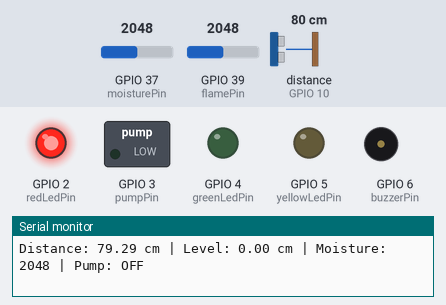
The sketch below on a simulated ESP32. Shown: switched loads named in the sketch (green lamp = pin HIGH), output pins drawn as LEDs (lit = HIGH), buzzer (waves = sounding), the last lines printed to the serial monitor. Wiring (inferred from the names in the program): ultrasonic range finder: trigger GPIO 12; echo GPIO 10. The test bench sets the inputs (shaded band); at power-on: distance to the obstacle (sensor on GPIO 10) 80 cm, GPIO 37 (moisturePin) = 2048, GPIO 39 (flamePin) = 2048. The echo pulse lasts 58.3 µs per cm; pins used as bus, display or sensor lines are not drawn.

Above: at 2.0 s.
2.1 s: distance to the obstacle (sensor on GPIO 10) set to 11 cm
5.6 s: distance to the obstacle (sensor on GPIO 10) set to 8 cm
At 6.8 s:
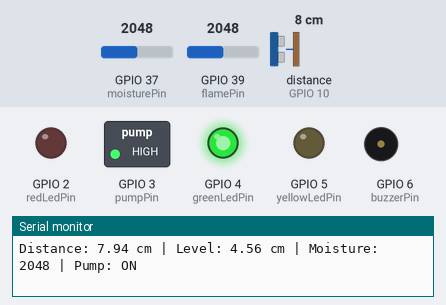
7.5 s: GPIO 37 (moisturePin) set to 425
9.2 s: GPIO 37 (moisturePin) set to 380
At 9.5 s:
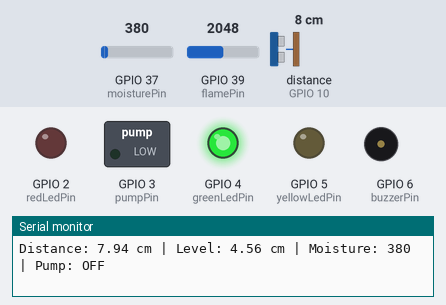
10.9 s: distance to the obstacle (sensor on GPIO 10) set to 6 cm
12.8 s: distance to the obstacle (sensor on GPIO 10) set to 3 cm
At 14.0 s:
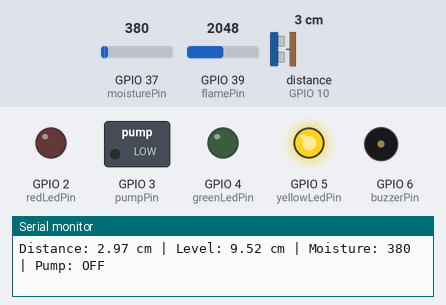
Timing chart, 0 to 17.3 s (numbered marks = the images above; inputs shaded):
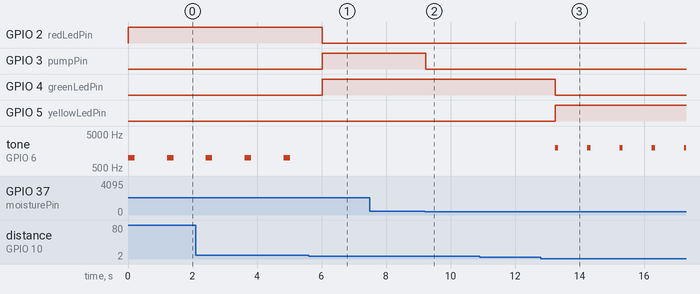

Measured:
- the behaviour switches between 10 and 9 cm on distance to the obstacle (sensor on GPIO 10) (found by bisection; images 0 and 1)
- the behaviour switches between 401 and 400 on GPIO 37 (moisturePin) (found by bisection; images 1 and 2)
- the behaviour switches between 5 and 4 cm on distance to the obstacle (sensor on GPIO 10) (found by bisection; images 2 and 3)
- after the input at 5.6 s, GPIO 2 (redLedPin): HIGH → LOW after 0.43 s; GPIO 3 (pumpPin), GPIO 4 (greenLedPin): LOW → HIGH after 0.43 s; tone on GPIO 6 (buzzerPin): stops changing and stays silent
- after the input at 9.2 s, GPIO 3 (pumpPin): HIGH → LOW at once
- after the input at 12.8 s, GPIO 4 (greenLedPin): HIGH → LOW after 0.44 s; GPIO 5 (yellowLedPin): LOW → HIGH after 0.44 s; tone on GPIO 6 (buzzerPin): alternates 2000 Hz for 0.10 s and silent for 0.90 s, starting after 0.44 s
- by itself, tone on GPIO 6 (buzzerPin): alternates 1000 Hz for 0.20 s and silent for 1.0 s

The sketch:

sketch_may17b.ino
```cpp
// ===== PIN DEFINITIONS =====
#define TRIG 12
#define ECHO 10

const int moisturePin = A1;
const int pumpPin = 3;
const int flamePin = A3;

int seuilFlamme = 300;

// LEDs + buzzer
const int redLedPin = 2;
const int greenLedPin = 4;
const int yellowLedPin = 5;
const int buzzerPin = 6;


// ===== VARIABLES =====
int moistureValue = 0;
int threshold = 400;

float tankHeight = 12.5;
float distance = 0;
float waterLevel = 0;

// ===== ULTRASONIC FUNCTION =====
float getDistance() {
  digitalWrite(TRIG, LOW);
  delayMicroseconds(2);

  digitalWrite(TRIG, HIGH);
  delayMicroseconds(10);
  digitalWrite(TRIG, LOW);

  long duration = pulseIn(ECHO, HIGH);

  return duration * 0.034 / 2;
}

void setup() {
  Serial.begin(9600);

  // Ultrasonic
  pinMode(TRIG, OUTPUT);
  pinMode(ECHO, INPUT);

  // Pump
  pinMode(pumpPin, OUTPUT);
  digitalWrite(pumpPin, LOW);

  // Flame sensor
  pinMode(flamePin, INPUT);

  // LEDs + buzzer
  pinMode(redLedPin, OUTPUT);
  pinMode(greenLedPin, OUTPUT);
  pinMode(yellowLedPin, OUTPUT);
  pinMode(buzzerPin, OUTPUT);
}

void loop() {

  // =========================
  // WATER LEVEL MEASUREMENT
  // =========================
  distance = getDistance();

  if (distance > 2 && distance < 400) {
    waterLevel = tankHeight - distance;

    if (waterLevel < 0) {
      waterLevel = 0;
    }
  }

  // =========================
  // SOIL MOISTURE
  // =========================
  moistureValue = analogRead(moisturePin);

  bool pumpState = false;

  // Pompe ON seulement si :
  // sol sec + niveau d'eau suffisant
  if (moistureValue > threshold && waterLevel >= 3) {
    digitalWrite(pumpPin, HIGH);
    pumpState = true;
  }
  else {
    digitalWrite(pumpPin, LOW);
    pumpState = false;
  }

  // =========================
  // WATER LEVEL ALERT SYSTEM
  // =========================
  bool lowLevel = (waterLevel <= 3);
  bool highLevel = (waterLevel >= 8);
  bool normalLevel = (!lowLevel && !highLevel);

  // Reset LEDs/Buzzer
  digitalWrite(redLedPin, LOW);
  digitalWrite(greenLedPin, LOW);
  digitalWrite(yellowLedPin, LOW);
  noTone(buzzerPin);

  if (lowLevel) {
    digitalWrite(redLedPin, HIGH);

    // Slow beep
    tone(buzzerPin, 1000);
    delay(200);
    noTone(buzzerPin);
    delay(200);
  }
  else if (highLevel) {
    digitalWrite(yellowLedPin, HIGH);

    // Fast beep
    tone(buzzerPin, 2000);
    delay(100);
    noTone(buzzerPin);
    delay(100);
  }
  else if (normalLevel) {
    digitalWrite(greenLedPin, HIGH);
  }

  // =========================
  // FLAME DETECTION
  // =========================
  int flameValue = analogRead(flamePin);

  if (flameValue < seuilFlamme) {
    Serial.println("🔥 Flamme detectee");

    // Stop pump for safety
    digitalWrite(pumpPin, LOW);
    pumpState = false;

    digitalWrite(redLedPin, HIGH);
    digitalWrite(greenLedPin, LOW);

    tone(buzzerPin, 2000);
    delay(200);
    noTone(buzzerPin);
  }
  // =========================
  // SERIAL MONITOR
  // =========================
  Serial.print("Distance: ");
  Serial.print(distance);
  Serial.print(" cm | Level: ");
  Serial.print(waterLevel);
  Serial.print(" cm | Moisture: ");
  Serial.print(moistureValue);
  Serial.print(" | Pump: ");
  Serial.println(pumpState ? "ON" : "OFF");

  delay(800);
}
```
